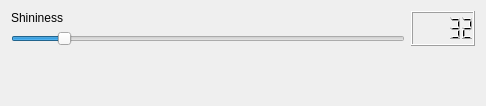
<?xml version="1.0" encoding="UTF-8"?>
<ui version="4.0">
    <class>Form</class>
    <widget class="QWidget" name="Form">
        <property name="geometry">
            <rect>
                <x>0</x>
                <y>0</y>
                <width>486</width>
                <height>106</height>
            </rect>
        </property>
        <property name="windowTitle">
            <string>Form</string>
        </property>
        <layout class="QVBoxLayout" name="verticalLayout_2">
            <item>
                <layout class="QHBoxLayout" name="horizontalLayout">
                    <item>
                        <layout class="QVBoxLayout" name="verticalLayout">
                            <item>
                                <widget class="QLabel" name="label">
                                    <property name="text">
                                        <string>Shininess</string>
                                    </property>
                                </widget>
                            </item>
                            <item>
                                <widget class="QSlider" name="shiness">
                                    <property name="minimum">
                                        <number>1</number>
                                    </property>
                                    <property name="maximum">
                                        <number>255</number>
                                    </property>
                                    <property name="value">
                                        <number>32</number>
                                    </property>
                                    <property name="orientation">
                                        <enum>Qt::Horizontal</enum>
                                    </property>
                                </widget>
                            </item>
                        </layout>
                    </item>
                    <item>
                        <widget class="QLCDNumber" name="number_shiness">
                            <property name="value" stdset="0">
                                <double>32.000000000000000</double>
                            </property>
                        </widget>
                    </item>
                </layout>
            </item>
            <item>
                <spacer name="verticalSpacer">
                    <property name="orientation">
                        <enum>Qt::Vertical</enum>
                    </property>
                    <property name="sizeHint" stdset="0">
                        <size>
                            <width>20</width>
                            <height>40</height>
                        </size>
                    </property>
                </spacer>
            </item>
        </layout>
    </widget>
    <resources/>
    <connections>
        <connection>
            <sender>shiness</sender>
            <signal>valueChanged(int)</signal>
            <receiver>number_shiness</receiver>
            <slot>display(int)</slot>
            <hints>
                <hint type="sourcelabel">
                    <x>339</x>
                    <y>168</y>
                </hint>
                <hint type="destinationlabel">
                    <x>707</x>
                    <y>159</y>
                </hint>
            </hints>
        </connection>
    </connections>
</ui>
